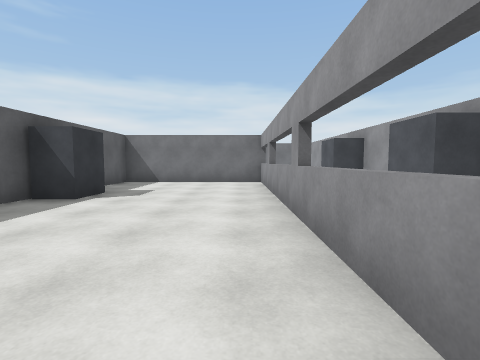
view 1 (above)

23 first-person views from a walk through a 3-D level made in the Unity game engine. The camera is 1.3 m above the floor, tilts 4° down and sees 85° across. The floor is counted in squares, 2 m on a side. Each view is taken from the middle of a square. On the plan, view 1 faces up. The plan holds only what a view shows up to about 9 squares ahead; the rest is blank. The place goes on beyond the plan. The player character is not drawn. Some animated figures are not drawn.

view 2
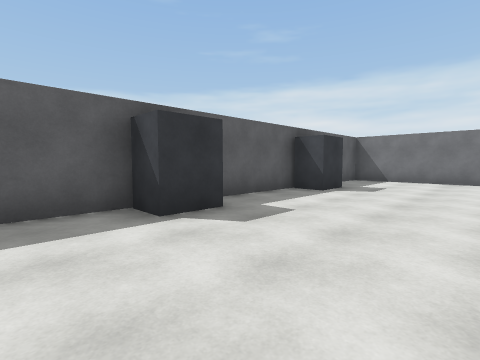

view 3
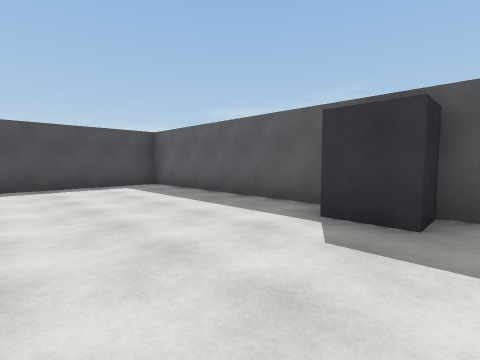

view 4
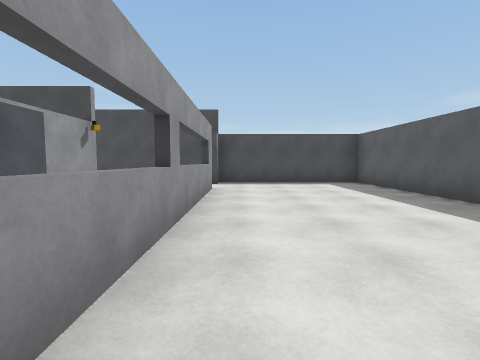

view 5
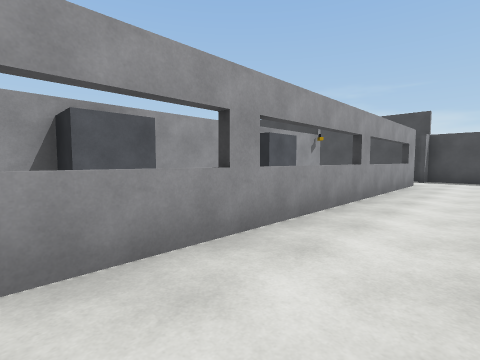

view 6
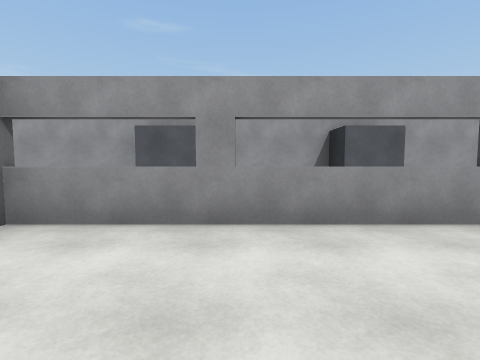

view 7
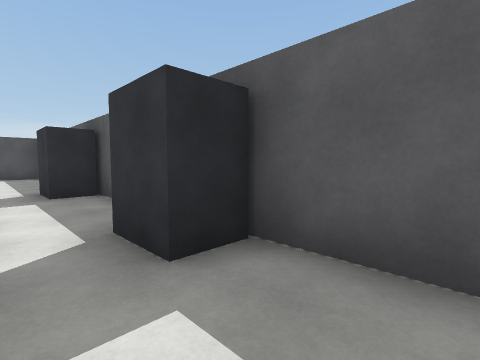

view 8
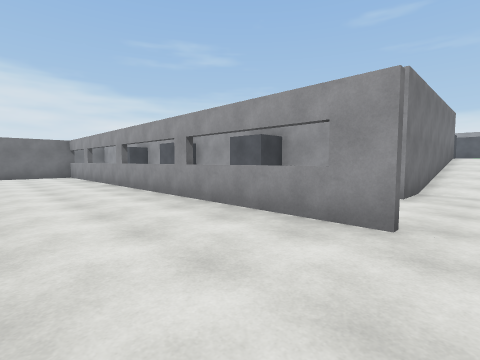

view 9
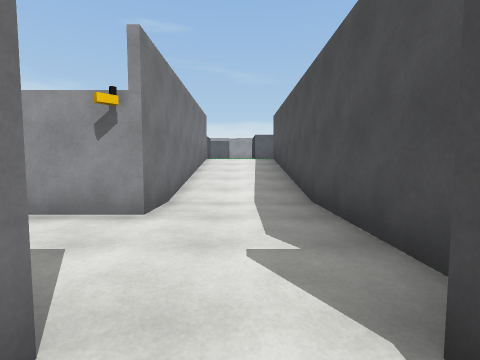

view 10
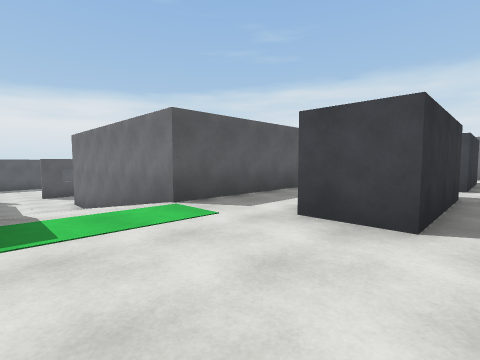

view 11
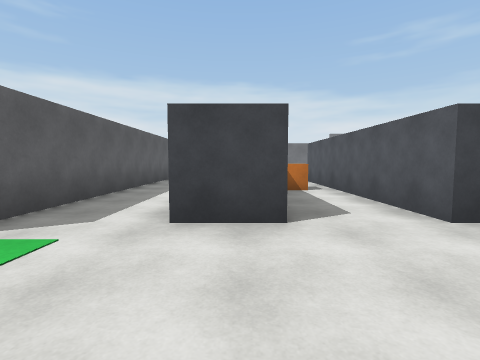

view 12
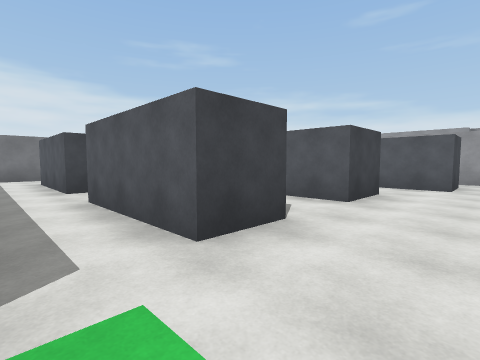

view 13
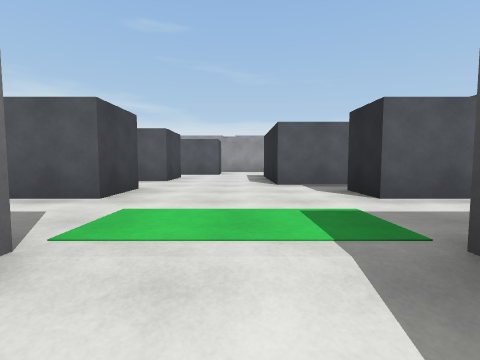

view 14
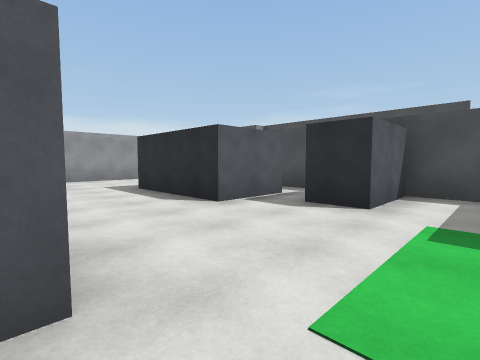

view 15
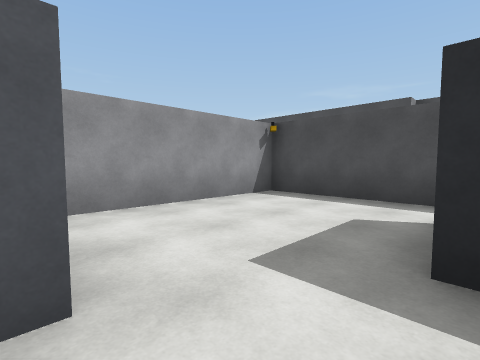

view 16
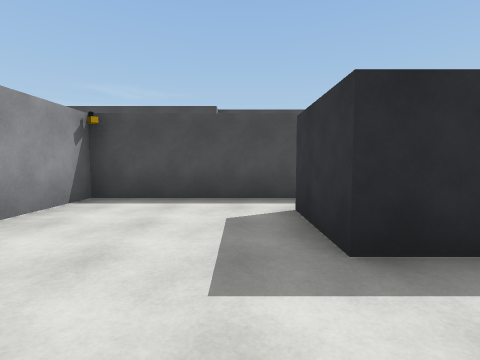

view 17
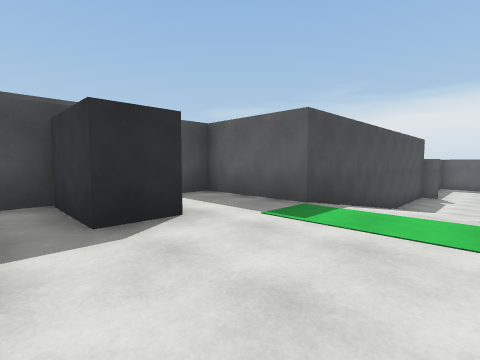

view 18
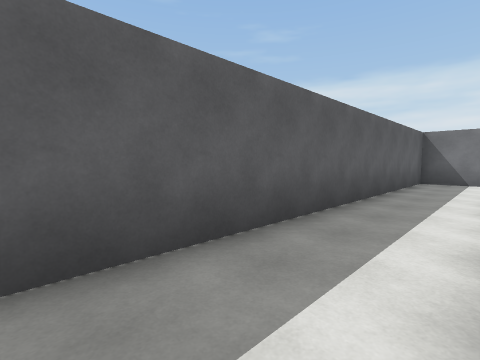

view 19
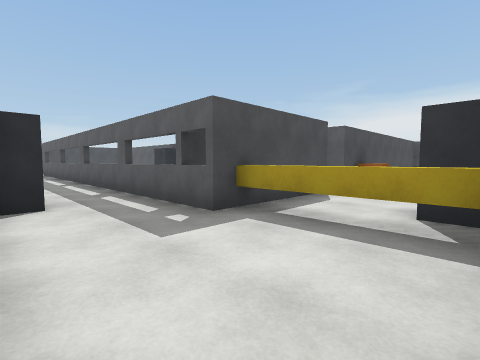

view 20
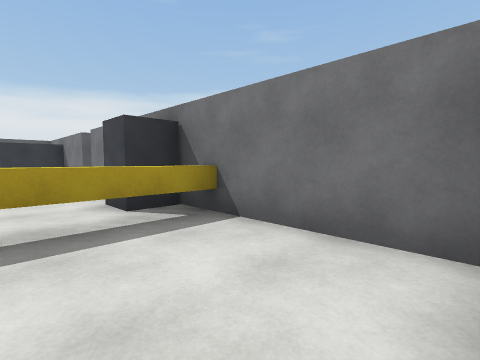

view 21
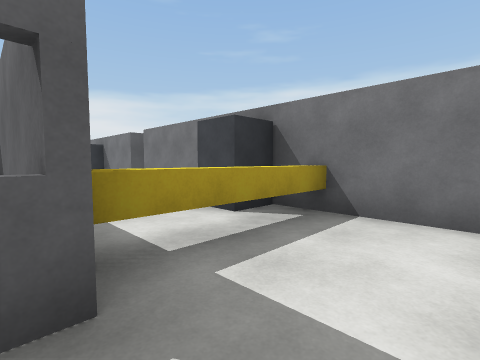

view 22
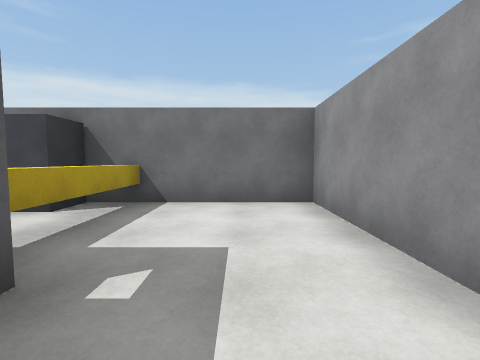

view 23
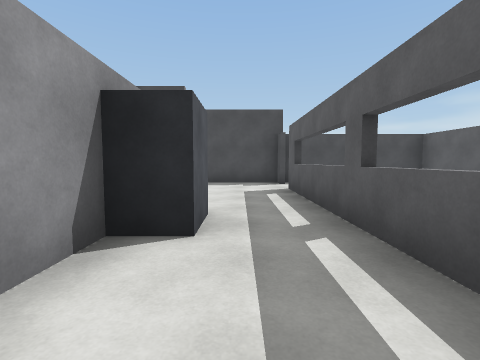

### Floor plan
Key: @ floor where view 1 was taken; # wall or solid block; . main floor; : floor 1.5 m higher than the main floor; / step, stairs or slope; = window, fence, low wall or low ledge; ^ raised ledge; O other object.
Columns run from 6 left of view 1 to 20 right of it. Each row starts with its distance up from view 1.
 13       #####
 12 #### O#...#
 11     .O^...#
 10   O ..^...#
  9 ########..#
  8   #....=..#    ####
  7   #....=.O#    #::
  6   #....#. #    #::
  5   #O...=. #    #::#
  4   #....=.O#    #::#:
  3   #....#..#    #::#::#
  2   #....=..#    #:::::#
  1   #O...=..#    #::#O:#
  0   #...@#.O#    #::#::#
 -1   #....=..#    #::#::#
 -2   #....=..######::#::#::#
 -3   #....#.../////::::::::#:#
 -4   #......../////::::::::::#
 -5   #....#.../////::::###:::#
 -6   ##############::#:###:::#
 -7                #::#:: ::::#
 -8                ############

Positions as (right, up) in squares from view 1, and headings:
1: (0, 0), facing up
2: (0, -1), facing up-left
3: (0, 2), facing down-left
4: (0, 3), facing down
5: (-1, 5), facing down-right
6: (-2, 6), facing right
7: (-2, 7), facing down-left
8: (-2, -4), facing up-right
9: (0, -4), facing right
10: (13, -5), facing up-left
11: (12, -5), facing up
12: (10, -4), facing up-right
13: (8, -4), facing right
14: (10, -2), facing down-right
15: (16, -3), facing down-right
16: (17, -3), facing down
17: (13, -3), facing down-left
18: (11, -2), facing up-left
19: (3, 12), facing down-left
20: (3, 10), facing up-left
21: (2, 9), facing up-left
22: (2, 8), facing up
23: (2, 3), facing down
